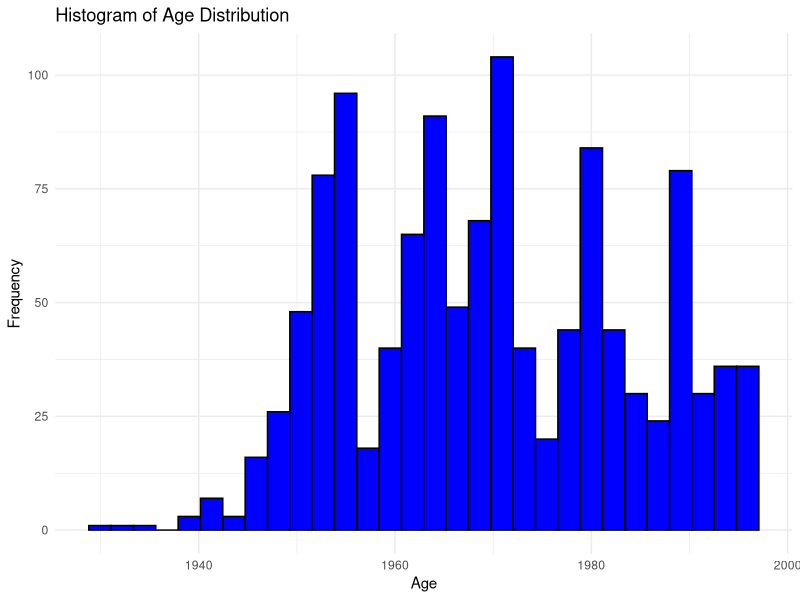
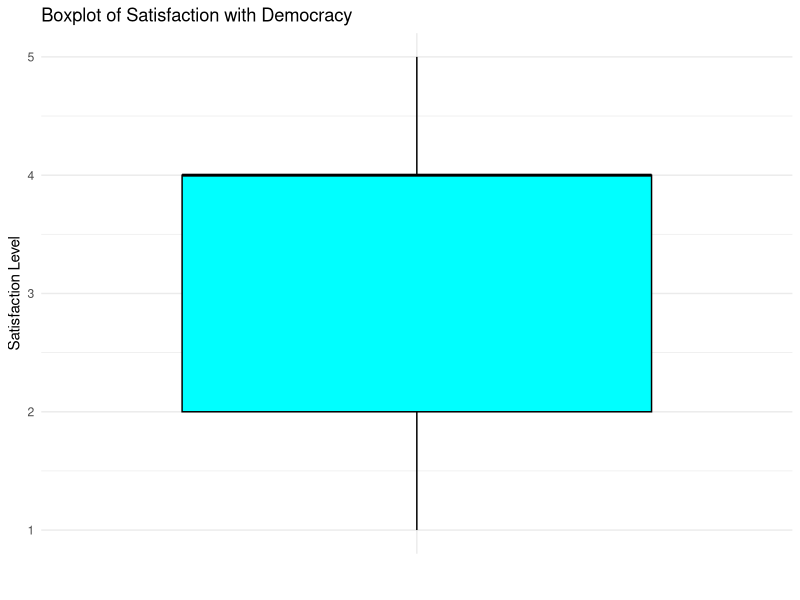
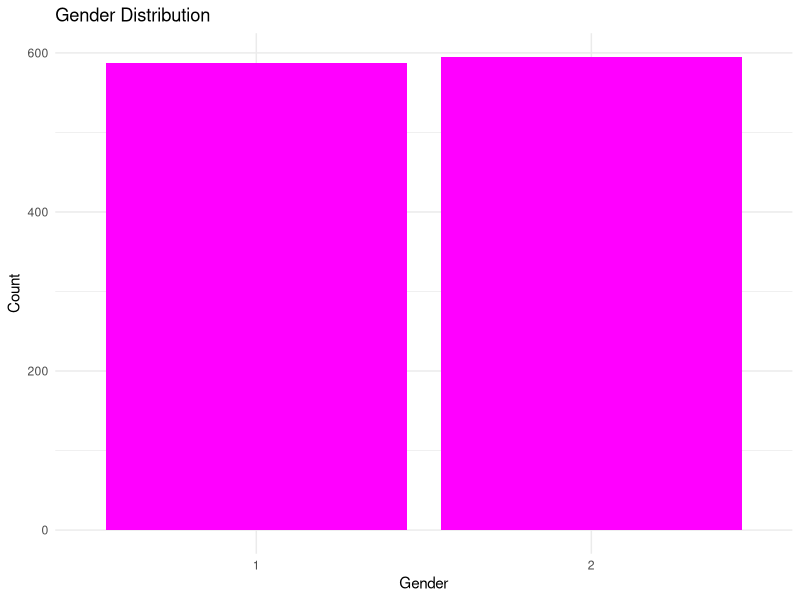

Reproduce these figures in R, in order.
#### Preamble ####
# Purpose: Tests the selected data from the cleaned dataset
# Author: Hailey Jang
# Date: 15 April 2024
# Contact: hailey.jang@utoronto.ca
# License: MIT
# Pre-requisites: -
# Any other information needed? -

#### Workspace setup ####
library(tidyverse)
library(readr)

#### Test data ####

cleaned_data <- read_csv("data/analysis_data/analysis_data.csv")

# Histogram for Age Distribution
cleaned_data %>%
  ggplot(aes(x = Age)) +
  geom_histogram(bins = 30, fill = "blue", color = "black") +
  labs(title = "Histogram of Age Distribution", x = "Age", y = "Frequency") +
  theme_minimal()

# Boxplot for Satisfaction with Democracy
cleaned_data %>%
  ggplot(aes(x = "", y = Dissatisfaction_with_democracy)) +
  geom_boxplot(fill = "cyan", color = "black") +
  labs(title = "Boxplot of Satisfaction with Democracy", x = "", y = "Satisfaction Level") +
  theme_minimal()

# Bar Plot for Gender Distribution
cleaned_data %>%
  ggplot(aes(x = as.factor(Gender))) +
  geom_bar(fill = "magenta") +
  labs(title = "Gender Distribution", x = "Gender", y = "Count") +
  theme_minimal()
